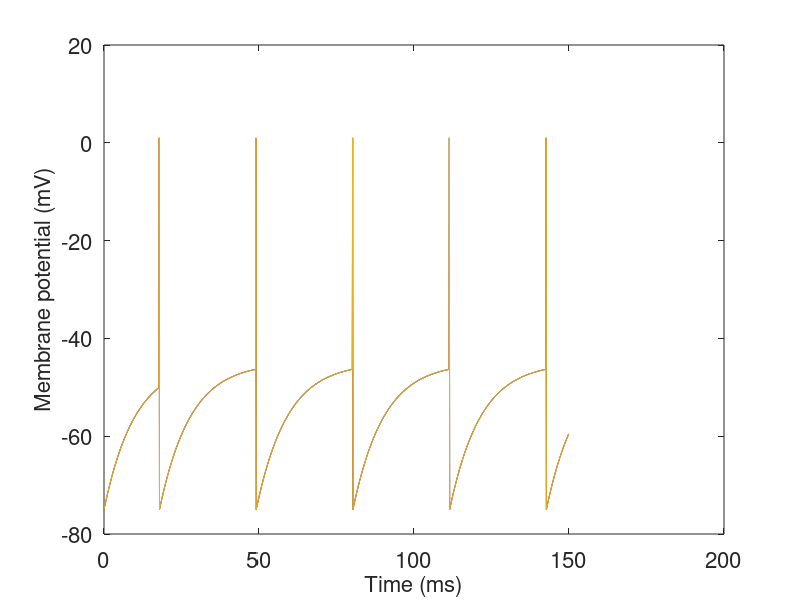

MATLAB code to generate this figure:
%IF neuron
clc;
clear;

fs=16;% font size

V0=30;%mV
T=150;%msec
dt=0.1; %msec
taum=10;%ms Time constant
taum_adapt=130;%

Vrest=-75;
Vthres=-50;
theta0=-46;

%this is the initial simulation with 0.9 times theta0
theta_1 = -0.9*theta0;
%this is the set vaule of theta_1, and it is 0.2 times theta0
theta_2 = -0.2*theta0;
%this is the higer theta_1 value with 1.1 times theta0
theta_3 = -1.1*theta0;

tf=175;
C = (-theta_1/taum_adapt)*exp(tf*0.1/taum_adapt);
C_2 = (-theta_2/taum_adapt)*exp(tf*0.1/taum_adapt);
C_3 = (-theta_2/taum_adapt)*exp(tf*0.1/taum_adapt);

maxsteps=round(T/dt);
V=zeros(1,round(T/dt));
V_1=zeros(1,round(T/dt));
V_2=zeros(1,round(T/dt));
V_3=zeros(1,round(T/dt));

V(1,1)=Vrest;
V_1(1,1)=Vrest;
V_2(1,1)=Vrest;
V_3(1,1)=Vrest;

beta=dt/taum;
alpha=1-beta;
theta_t = [];
theta_t_2 = [];
theta_t_3 = [];

count_time = [];
count_time_2 = [];
count_time_3 = [];
t= [];
t_2= [];
t_3= [];

% for timestep=2:1:maxsteps
%     V_1(1,timestep)=alpha*V_1(1,timestep-1)+beta*Vrest+beta*V0;
%     if V_1(1,timestep)>Vthres
%        V_1(1,timestep)=Vrest;
%        V_1(1,timestep-1)=1; %trick to make spikes look good
%     end
% end

for timestep=2:1:maxsteps
    V(1,timestep)=alpha*V(1,timestep-1)+beta*Vrest+beta*V0;
    if V(1,timestep)>Vthres
       V(1,timestep)=Vrest;
       V(1,timestep-1)=1; %trick to make spikes look good
       count_time(end+1) = timestep;
       for i = 1:length(count_time)-1
           t(end+1) = count_time(i)-timestep;
       end
       theta_t = sum(exp(t*0.1/taum_adapt))* (1/taum_adapt) *theta_1+theta0+exp(-(timestep*0.1)/taum_adapt)*C;
       if theta_t <theta0 
        Vthres = theta_t;
       end
    end
end

for timestep=2:1:maxsteps
    V_2(1,timestep)=alpha*V(1,timestep-1)+beta*Vrest+beta*V0;
    if V_2(1,timestep)>Vthres
       V_2(1,timestep)=Vrest;
       V_2(1,timestep-1)=1; %trick to make spikes look good
       count_time_2(end+1) = timestep;
       for i = 1:length(count_time_2)-1
           t_2(end+1) = count_time_2(i)-timestep;
       end
       theta_t_2 = sum(exp(t_2*0.1/taum_adapt))* (1/taum_adapt) *theta_2+theta0+exp(-(timestep*0.1)/taum_adapt)*C_2;
       if theta_t_2 <theta0 
        Vthres = theta_t_2;
       end
    end
end

for timestep=2:1:maxsteps
    V_3(1,timestep)=alpha*V(1,timestep-1)+beta*Vrest+beta*V0;
    if V_3(1,timestep)>Vthres
       V_3(1,timestep)=Vrest;
       V_3(1,timestep-1)=1; %trick to make spikes look good
       count_time_3(end+1) = timestep;
       for i = 1:length(count_time_3)-1
           t_3(end+1) = count_time_3(i)-timestep;
       end
       theta_t_3 = sum(exp(t_3*0.1/taum_adapt))* (1/taum_adapt) *theta_3+theta0+exp(-(timestep*0.1)/taum_adapt)*C_3;
       if theta_t_3 <theta0 
        Vthres = theta_t_3;
       end
    end
end

time=0:dt:T-dt;
% plot(theta,interval,'LineWidth',2);
% This is the plot function using time as the x axis and y as the 
% y axis, uncomment it to see the spiking neuro model with Eluer method,
plot(time,V,'LineWidth',0.5)
xlabel('Time (ms)','fontsize',fs);
ylabel('Membrane potential (mV)','fontsize',fs);
set(gca,'fontsize',fs);
hold on
plot(time,V_2,'LineWidth',0.5)
xlabel('Time (ms)','fontsize',fs);
ylabel('Membrane potential (mV)' ,'fontsize',fs);
set(gca,'fontsize',fs);
hold on
plot(time,V_3,'LineWidth',0.5)
xlabel('Time (ms)','fontsize',fs);
ylabel('Membrane potential (mV)' ,'fontsize',fs);
set(gca,'fontsize',fs);
